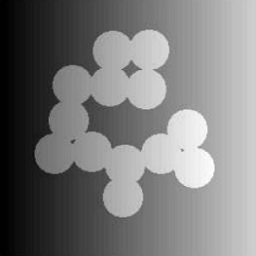
#> input picture Image_Processing/week12/practice/circles_adaptive_threshold.png, 256 x 256 px
$ python threshold_practice.py
#> lines starting #> are read from the running program, lines starting #| are printed output that depends on the picture; after the words box and inside, x2 and y2 are one past the last pixel; in counts of white or black regions, pixels touching at a corner belong together
import cv2
import numpy as np


def main():
    # src = cv2.imread('rice.png', cv2.IMREAD_GRAYSCALE)
    src = cv2.imread('circles_adaptive_threshold.png', cv2.IMREAD_GRAYSCALE)
#> src is the input picture: shape (256, 256); min 0, max 255, mean 121.3
    val, dst = cv2.threshold(src, 0, 255, cv2.THRESH_OTSU)
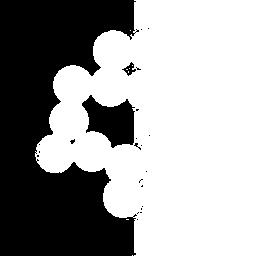
#> dst: shape (256, 256); 62.1% white; 23 black regions (20 under 20 px), largest, box (x1, y1, x2, y2) and area: (0, 0, 139, 256) 22966, (82, 95, 135, 148) 1714, (122, 62, 136, 76) 80
#> val = 106
    print('< cv2.threshold >')
    print(val)
#| 106.0

    cv2.imshow('original', src)
    cv2.imshow('threshold', dst)
    cv2.waitKey()
    cv2.destroyAllWindows()


if __name__ == '__main__':
    main()

$ run again, with Image_Processing/week12/practice/rice.png copied over Image_Processing/week12/practice/circles_adaptive_threshold.png
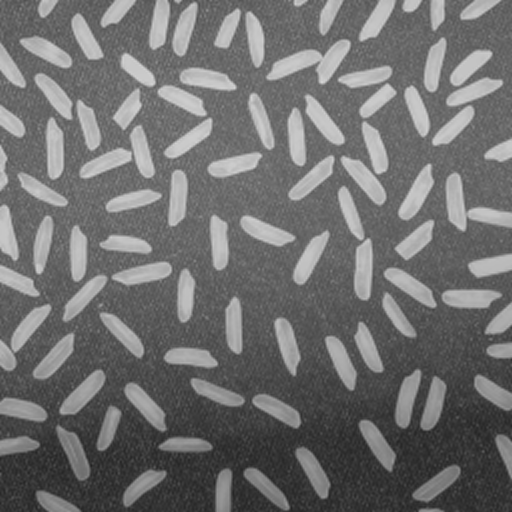
#> input picture Image_Processing/week12/practice/rice.png, 512 x 512 px
#> in main, src is the input picture: shape (512, 512); min 33, max 214, mean 111.3
#> in main, `val, dst = cv2.threshold(src, 0, 255, cv2.THRESH_OTSU)`:
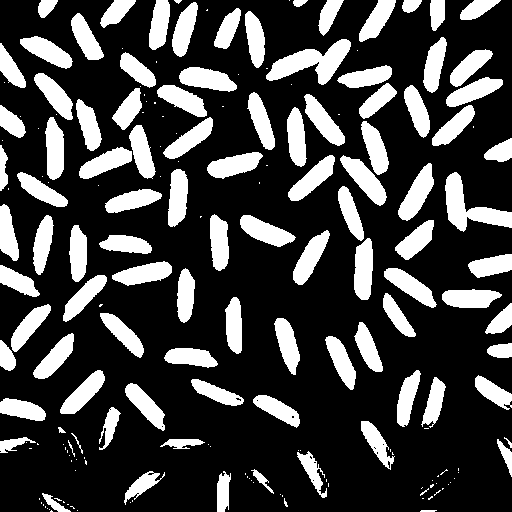
#> dst: shape (512, 512); 26% white; 194 white regions (94 under 20 px), largest, box (x1, y1, x2, y2) and area: (266, 39, 351, 85) 1743, (445, 172, 512, 232) 1598, (398, 163, 434, 221) 997
#> val = 131
#| 131.0
